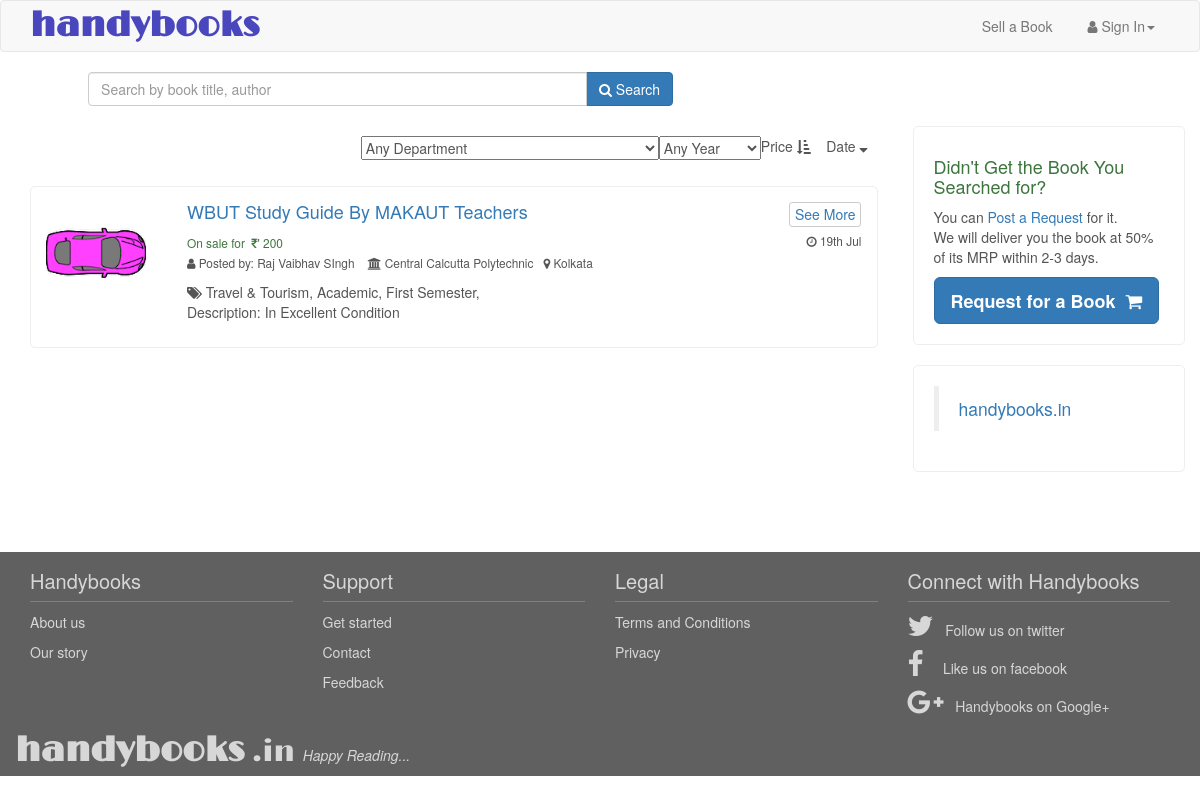
The app's page /search_books with its own data.
### tables this page shows
CREATE TABLE `post` (
  `post_id` int(11) NOT NULL,
  `post_category` varchar(250) NOT NULL,
  `post_name` varchar(100) NOT NULL,
  `post_description` varchar(500) NOT NULL,
  `post_department` varchar(100) NOT NULL,
  `post_author` varchar(100) NOT NULL,
  `post_year` varchar(100) NOT NULL,
  `post_genre` varchar(100) NOT NULL,
  `post_class` varchar(250) NOT NULL,
  `post_subject` varchar(250) NOT NULL,
  `post_type` varchar(250) NOT NULL,
  `post_price` int(100) NOT NULL,
  `post_time` timestamp NOT NULL DEFAULT CURRENT_TIMESTAMP ON UPDATE CURRENT_TIMESTAMP,
  `user_id` int(250) NOT NULL,
  `image_path` varchar(250) NOT NULL,
  `image_upload` int(10) NOT NULL DEFAULT '0',
  `deleted` tinyint(1) NOT NULL DEFAULT '0'
);

CREATE TABLE `users` (
  `user_id` int(11) NOT NULL,
  `email` varchar(250) NOT NULL,
  `hash` varchar(250) NOT NULL,
  `deleted` int(11) NOT NULL DEFAULT '0',
  `name` varchar(250) NOT NULL,
  `institution` varchar(250) NOT NULL,
  `city` varchar(100) NOT NULL DEFAULT 'Kolkata',
  `phone` int(100) NOT NULL
);

### search_results.php (the view, shortened to what the rows shown need)
<?php
	include ('files/config.php');
?>
<!DOCTYPE html>
<html>
	<head>
	</head>
    <link rel="stylesheet" href="bootstrap.min.css">
    <link rel="stylesheet" href="styles/default_lp.css">
    <link rel="stylesheet" href="//maxcdn.bootstrapcdn.com/font-awesome/4.3.0/css/font-awesome.min.css">
    <link rel="stylesheet" type="text/css" href="footer.css">
	<body>
		<div class="container" id="main_content">
			<div class="row">
				<div class="col-md-9">
            		<div id="latest_posts_div">
            			<?php
	           			if (isset($_GET["search_keyword"])){
	    					$search_keyword = test_input($_GET["search_keyword"]);
	    					$query = "SELECT * FROM post WHERE user_id<> '0' and deleted=false AND post_name LIKE '%" . $search_keyword . "%'";
	                        $total_pages = mysqli_num_rows(mysqli_query($conn,$query));
	                        if ($total_pages == 0){
								echo "<hr><h4>Sorry, there isn't any book post matching your search.<br /> You can <a href='book_request.php'>post a request</a> for this book and we will notify you once we have it in handybooks.</h4>";
							}
							else{
							    $targetpage = "search_results.php?search_keyword=".$search_keyword;
	                        	$limit = 5;
		                        if(isset($_GET['page'])){
		                            $page = $_GET['page'];
		                            $start = ($page - 1) * $limit;
		                        }
		                        else{
		                            $page = 0;
		                            $start = 0;
		                        }
		    				$sql = "SELECT * FROM post WHERE user_id<> '0' and deleted=false AND post_name LIKE '%" . $search_keyword . "%' ORDER BY post_time DESC LIMIT $start, $limit";
	                        $row = mysqli_query($conn,$sql);
	                        while($posts = mysqli_fetch_assoc($row)){
	                            $link='book_details.php?p_id='.$posts["post_id"];
	                             if($posts["post_type"]=="donate"){
	                                $price = "Free: On Donate";
	                            }
	                            elseif ($posts["post_type"]=="exchange") {
	                                $price = "On Exchange";
	                            }
	                            else{
	                                $price = "On sale for &nbsp;<i class='fa fa-inr'></i>' ".$posts["post_price"];
	                            }
	                            $time = $posts["post_time"];
	                            $time = strtotime($time);
	                            $time = " ".date("jS M", $time);
	                            echo "<div style='display:block;' href='$link' class='latest_posts alert alert-default'>";
	                            if ($posts["image_path"] != ""){
                                echo '<div class="row"><div class="col-md-2"><img src="' . $posts["image_path"] . '" width="100px" height="100px"></div>';
                            	}
                              else{
                                    echo '<div class="row"><div class="col-md-2"><i class="fa fa-book fa-5x"></i></div>';
                                }
	                            if($posts['post_author']!=""){
	                                $author = "by ".$posts["post_author"];
	                            }
	                            else{
	                                $author = "";
	                            }
	                            $user_id = $posts["user_id"];
	                            $sql_user = "SELECT * FROM users WHERE user_id='$user_id'";
	                            $row_user = mysqli_query($conn,$sql_user);
	                            $extract_user=mysqli_fetch_assoc($row_user);
	                            $user_institution = $extract_user["institution"];
	                            $user_locality = $extract_user["city"];
	                            $user_name = $extract_user["name"];
                                if($user_name!=""){
                                    $user_name = '<i class="fa fa-user"></i> Posted by: '.$user_name;
                                }
                                if($user_institution!=""){
                                    $institution= '&nbsp;&nbsp;&nbsp;<i class="fa fa-institution"></i> '.$user_institution;
                                }
                                else{
                                    $institution= "";
                                }
                                if($user_locality!=""){
                                    $user_locality= '&nbsp;&nbsp;<i class="fa fa-map-marker"></i> '.$user_locality;
                                }
                                else{
                                    $user_locality= "";
                                }
                                echo '<div class="col-md-10"><h4 style="text-transform:capitalize;"><a href='.$link.'>'.$posts['post_name']." ".$author.'</a><a href="'.$link.'"role="button" class="pull-right btn btn-xs btn-default"style="font-size: 14px;">See more</a></h4>';
                                echo '<p><small ><span class="text-success">' . $price . '</span> &nbsp;<span class="pull-right"><i class="fa fa-clock-o"></i> '.$time.'</span><br>'.$user_name.' '.$institution.' '.$user_locality.'</small></p>';
	                                $tags = "";
	                                if($posts['post_genre']!=""){
	                                    $tags = $posts['post_genre'].", ";
	                                }
	                                if ($posts["post_subject"]!="") {
	                                    $tags = $tags.$posts["post_subject"].", ";
	                                }
	                                if ($posts["post_department"]!="") {
	                                    $tags = $tags.$posts["post_department"].", ";
	                                }
	                                if($posts['post_category']!=""){
	                                    $tags = $tags.$posts["post_category"].", ";
	                                }
	                                if ($posts['post_class']!="") {
	                                    $tags = $tags.$posts["post_class"].", ";
	                                }
	                                if($posts['post_subject']!=""){
	                                    $tags = $tags.$posts["post_subject"].", ";
	                                }
	                                if($posts['post_year']!=""){
	                                    $tags = $tags.$posts["post_year"].", ";
	                                }
	                                if($tags!=""){
	                                	$tags = "<i class='fa fa-tags'></i> ".$tags;
	                                }
	                                echo $tags;
	                                if($posts["post_description"]!=""){
	                                    echo "<p>Description: ".$posts['post_description']."</p>";
	                                }
	                                echo "</div></div></div>";
	                            }
	                            echo '<ul class="pager">';
	                            if ($page == 0) $page = 1;
	                            $prev = $page - 1;
	                            $next = $page + 1;
	                            $lastpage = ceil($total_pages/$limit);
	                            $lpm1 = $lastpage - 1;
	                            $pagination = "";
	                            if($lastpage > 1)
	                            {
	                                if($page>1){
	                                    echo '<li class="previous"><a href="'.$targetpage.'&page='.$prev.'">Newer</a></li>';
	                                }
	                                else{
	                                    echo '<li class="previous"><a role="button" class="btn btn-default "href="'.$targetpage.'&page='.$prev.'" disabled="disabled">Newer</a></li>';
	                                }
	                                if ($page < $lastpage){
	                                    echo '<li class="next"><a href="'.$targetpage.'&page='.$next.'">Older</a></li>';
	                                }
	                                else{
	                                    echo '<li class="next"><a href="'.$targetpage.'&page='.$next.'" role="button" class="btn btn-default"disabled="disabled">Older</a></li>';
	                                }
	                            }
	                            echo '</ul>';
	    				}
	    				}
	  					else{
	  						$query = "SELECT * FROM post WHERE user_id<> '0' and deleted=false";
	                        $total_pages = mysqli_num_rows(mysqli_query($conn,$query));
	                        if ($total_pages == 0){
								echo "<hr><h4>Sorry, there isn't any book post matching your search.<br /> You can <a href='book_request.php'>post a request</a> for this book and we will notify you once we have it in handybooks.</h4>";
							}
							else{
	                        	$limit = 5;
		                        if(isset($_GET['page'])){
		                            $page = $_GET['page'];
		                            $start = ($page - 1) * $limit;
		                        }
		                        else{
		                            $start = 0;
		                        }
		    				$sql = "SELECT * FROM post WHERE user_id<> '0' and deleted=false AND post_name LIKE '%" . $search_keyword . "%' ORDER BY post_time DESC LIMIT $start, $limit";
	                        $row = mysqli_query($conn,$sql);
	                        while($posts = mysqli_fetch_assoc($row)){
	                            $link='book_details?p_id='.$posts["post_id"];
	                             if($posts["post_type"]=="donate"){
	                                $price = "Free: On Donate";
	                            }
	                            elseif ($posts["post_type"]=="exchange") {
	                                $price = "On Exchange";
	                            }
	                            else{
	                                $price = "On sale for &nbsp;<i class='fa fa-inr'></i>' ".$posts["post_price"];
	                            }
	                            $time = $posts["post_time"];
	                            $time = strtotime($time);
	                            $time = " ".date("jS M", $time);
	                            echo "<div style='display:block;' href='$link' class='latest_posts alert alert-default'>";
	                            if ($posts["image_path"] != ""){
                                echo '<div class="row"><div class="col-md-2"><img src="' . $posts["image_path"] . '" width="100px" height="100px"></div>';
                            	}
                              else{
                                    echo '<div class="row"><div class="col-md-2"><i class="fa fa-book fa-5x"></i></div>';
                                }
	                            if($posts['post_author']!=""){
	                                $author = "by ".$posts["post_author"];
	                            }
	                            else{
	                                $author = "";
	                            }
	                            $user_id = $posts["user_id"];
	                            $sql_user = "SELECT * FROM users WHERE user_id='$user_id'";
	                            $row_user = mysqli_query($conn,$sql_user);
	                            $extract_user=mysqli_fetch_assoc($row_user);
	                            $user_institution = $extract_user["institution"];
	                            $user_locality = $extract_user["city"];
	                            $user_name = $extract_user["name"];
                                if($user_name!=""){
                                    $user_name = '<i class="fa fa-user"></i> Posted by: '.$user_name;
                                }
                                if($user_institution!=""){
                                    $institution= '&nbsp;&nbsp;&nbsp;<i class="fa fa-institution"></i> '.$user_institution;
                                }
                                else{
                                    $institution= "";
                                }
                                if($user_locality!=""){
                                    $user_locality= '&nbsp;&nbsp;<i class="fa fa-map-marker"></i> '.$user_locality;
                                }
                                else{
                                    $user_locality= "";
                                }
                                echo '<div class="col-md-10"><h4 style="text-transform:capitalize;"><a href='.$link.'>'.$posts['post_name']." ".$author.'</a><a href="'.$link.'"role="button" class="pull-right btn btn-xs btn-default"style="font-size: 14px;">See more</a></h4>';
                                echo '<p><small ><span class="text-success">' . $price . '</span> &nbsp;<span class="pull-right"><i class="fa fa-clock-o"></i> '.$time.'</span><br>'.$user_name.' '.$institution.' '.$user_locality.'</small></p>';
	                                $tags = "";
	                                if ($posts["post_department"]!="") {
	                                    $tags = $tags.$posts["post_department"].", ";
	                                }
	                                if($posts['post_category']!=""){
	                                    $tags = $tags.$posts["post_category"].", ";
	                                }
	                                if($posts['post_year']!=""){
	                                    $tags = $tags.$posts["post_year"].", ";
	                                }
	                                if($tags!=""){
	                                	$tags = "<i class='fa fa-tags'></i> ".$tags;
	                                }
	                                echo $tags;
	                                if($posts["post_description"]!=""){
	                                    echo "<p>Description: ".$posts['post_description']."</p>";
	                                }
	                                echo "</div></div></div>";
	                            }
	    				}
	    				}
	            	?>
            		</div>
				</div>
			</div>
		</div>
	</body>
</html>

### records on screen
post: image_path (picture), post_name "WBUT Study Guide", post_author "By MAKAUT Teachers", post_price "200", post_time "19th Jul", user.name "Raj Vaibhav SIngh", user.institution "Central Calcutta Polytechnic", user.city "Kolkata", tags "Travel & Tourism, Academic, First Semester,", post_description "In Excellent Condition"
